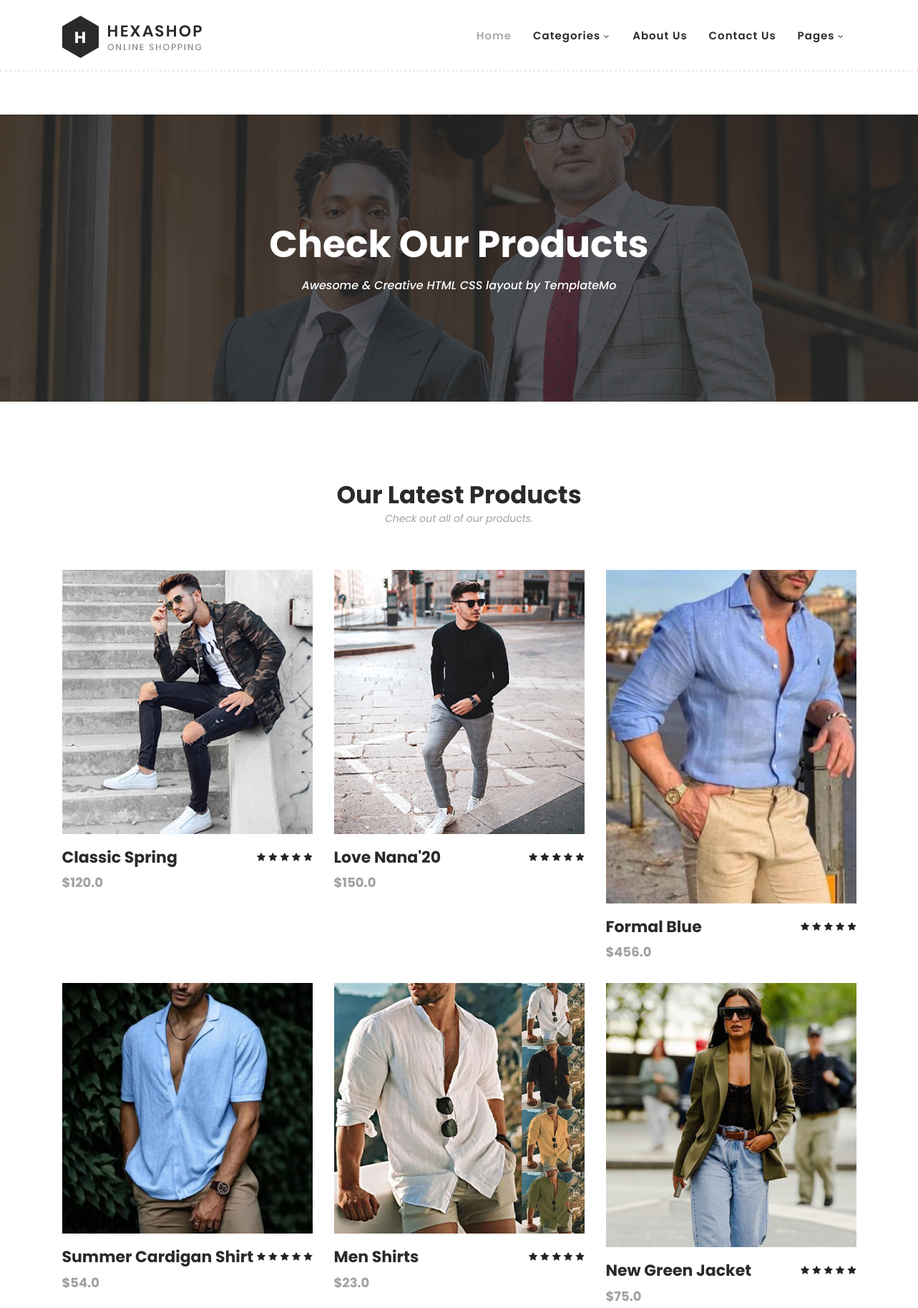
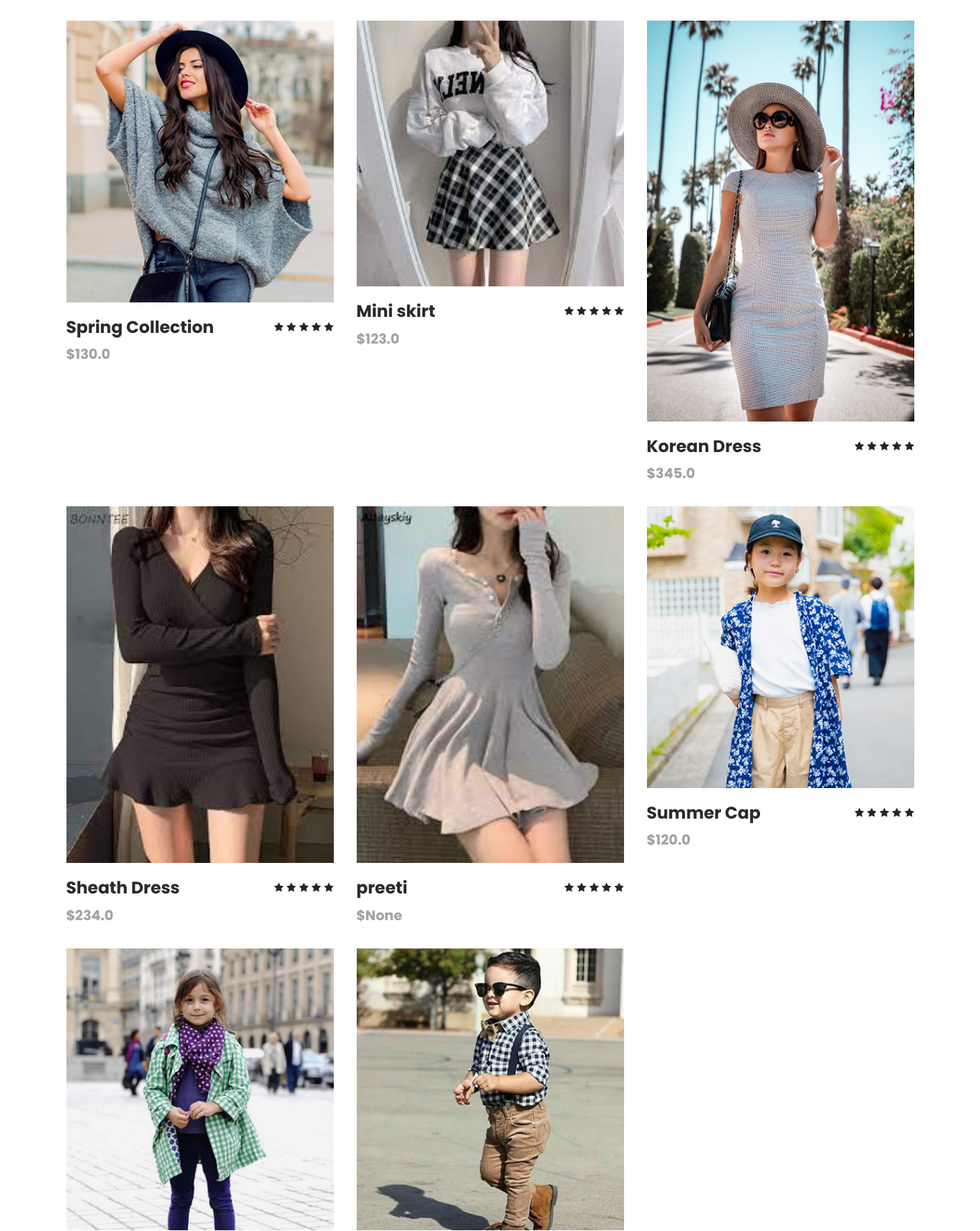
The app's page /product/ (upper part) with its own data (2 pictures, top to bottom).
### Buy/models.py (models this page shows, shortened)
class Product(models.Model):
    cat=models.ForeignKey(Category,on_delete=models.CASCADE)
    name=models.CharField(max_length=500)
    price=models.FloatField(null=True,blank=True)
    image=models.ImageField(upload_to="static/assets/img")
    desc=models.CharField(max_length=500)
    quantity = models.PositiveIntegerField(verbose_name='quantity')
    permission=models.BooleanField(default=False,null=None,blank=None)

### Buy/views.py (the view)
# urls.py: path('product/', views.product,name="product1"),
def product(request):
    man_products=Product.objects.filter(cat__name="Men",permission=True)
    woman_products=Product.objects.filter(cat__name="women's",permission=True)
    kid_products=Product.objects.filter(cat__name="Kids",permission=True)
    return render(request,'products.html',{'man_products':man_products,'woman_products':woman_products,'kid_products':kid_products})

### templates/products.html (shortened to what this page needs)
{% extends 'nav.html' %}
{% block body %}
    <div class="page-heading" id="top">
        <div class="container">
            <div class="row">
                <div class="col-lg-12">
                    <div class="inner-content">
                        <h2>Check Our Products</h2>
                        <span>Awesome &amp; Creative HTML CSS layout by TemplateMo</span>
                    </div>
                </div>
            </div>
        </div>
    </div>
    <section class="section" id="products">
        <div class="container">
            <div class="row">
                <div class="col-lg-12">
                    <div class="section-heading">
                        <h2>Our Latest Products</h2>
                        <span>Check out all of our products.</span>
                    </div>
                </div>
            </div>
        </div>
        <div class="container">
            <div class="row">
                {% for i in man_products %}
                <div class="col-lg-4">
                    <div class="item">
                        <div class="thumb">
                            <img src="{{i.image.url}}" alt="">
                        </div>
                        <div class="down-content">
                            <h4>{{i.name}}</h4>
                            <span><b>${{i.price}}</b></span>
                            <ul class="stars">
                                <li><i class="fa fa-star"></i></li>
                                <li><i class="fa fa-star"></i></li>
                                <li><i class="fa fa-star"></i></li>
                                <li><i class="fa fa-star"></i></li>
                                <li><i class="fa fa-star"></i></li>
                            </ul>
                        </div>
                    </div>
                </div>
                {% endfor %}
           {% for n in woman_products %}
                <div class="col-lg-4">
                    <div class="item">
                        <div class="thumb">
                            <img src="{{n.image.url}}" alt="">
                        </div>
                        <div class="down-content">
                            <h4>{{n.name}}</h4>
                            <span><b>${{n.price}}</b></span>
                            <ul class="stars">
                                <li><i class="fa fa-star"></i></li>
                                <li><i class="fa fa-star"></i></li>
                                <li><i class="fa fa-star"></i></li>
                                <li><i class="fa fa-star"></i></li>
                                <li><i class="fa fa-star"></i></li>
                            </ul>
                        </div>
                    </div>
                </div>
                {% endfor %}
               {% for l in kid_products %}
                <div class="col-lg-4">
                    <div class="item">
                        <div class="thumb">
                            <img src="{{l.image.url}}" alt="">
                        </div>
                        <div class="down-content">
                            <h4>{{l.name}}</h4>
                            <span><b>${{l.price}}</b></span>
                            <ul class="stars">
                                <li><i class="fa fa-star"></i></li>
                                <li><i class="fa fa-star"></i></li>
                                <li><i class="fa fa-star"></i></li>
                                <li><i class="fa fa-star"></i></li>
                                <li><i class="fa fa-star"></i></li>
                            </ul>
                        </div>
                    </div>
                </div>
                {% endfor %}
            </div>
        </div>
    </section>
{% endblock %}

### static/assets/css/templatemo-hexashop.css (style rules this page uses)
html, body, div, span, applet, object, iframe, h1, h2, h3, h4, h5, h6, p, blockquote, div pre, a, abbr, acronym, address, big, cite, code, del, dfn, em, font, img, ins, kbd, q, s, samp, small, strike, strong, sub, sup, tt, var, b, u, i, center, dl, dt, dd, ol, ul, li, figure, header, nav, section, article, aside, footer, figcaption { margin: 0; padding: 0; border: 0; outline: 0; }
ul, li { padding: 0; margin: 0; list-style: none; }
header, nav, section, article, aside, footer, hgroup { display: block; }
* { box-sizing: border-box; }
html, body { font-family: 'Poppins', sans-serif; font-weight: 400; background-color: #fff; font-size: 16px; -ms-text-size-adjust: 100%; -webkit-font-smoothing: antialiased; -moz-osx-font-smoothing: grayscale; }
h1, h2, h3, h4, h5, h6 { margin-top: 0px; margin-bottom: 0px; }
ul { margin-bottom: 0px; }
html, body { background: #fff; font-family: 'Poppins', sans-serif; }
.section-heading h2 { font-size: 34px; font-weight: 700; color: #2a2a2a; }
.section-heading span { font-size: 14px; color: #a1a1a1; font-style: italic; font-weight: 400; }
.page-heading { margin-top: 160px; margin-bottom: 30px; background-image: url(../images/products-page-heading.jpg); background-position: center center; background-size: cover; background-repeat: no-repeat; }
.page-heading .inner-content { padding: 150px 0px; text-align: center; }
.page-heading .inner-content h2 { font-size: 52px; color: #fff; font-weight: 700; margin-bottom: 15px; }
.page-heading .inner-content span { font-size: 16px; font-weight: 500; color: #fff; font-style: italic; }
#products .section-heading { text-align: center; margin-bottom: 60px; margin-top: 80px; }
#products .item { margin-bottom: 30px; }
#products .item .thumb img { width: 100%; overflow: hidden; }
#products .item .down-content { padding-top: 20px; position: relative; z-index: 3; background-color: #fff; }
#products .item .down-content h4 { font-size: 22px; color: #2a2a2a; font-weight: 700; margin-bottom: 8px; }
#products .item .down-content span { font-size: 18px; color: #a1a1a1; font-weight: 500; display: block; }
#products .item .down-content ul.stars { position: absolute; right: 0; top: 20px; }
#products .item .down-content ul.stars li { display: inline; font-size: 13px; }
#products .item .thumb { position: relative; }

### records on screen
Product: image (picture), name "Classic Spring", price "120.0"
Product: image (picture), name "Love Nana'20", price "150.0"
Product: image (picture), name "Formal Blue", price "456.0"
Product: image (picture), name "Summer Cardigan Shirt", price "54.0"
Product: image (picture), name "Men Shirts", price "23.0"
Product: image (picture), name "New Green Jacket", price "75.0"
Product: image (picture), name "Spring Collection", price "130.0"
Product: image (picture), name "Mini skirt", price "123.0"
Product: image (picture), name "Korean Dress", price "345.0"
Product: image (picture), name "Sheath Dress", price "234.0"
Product: image (picture), name "preeti", price "None"
Product: image (picture), name "Summer Cap", price "120.0"
Product: image (picture)
Product: image (picture)
